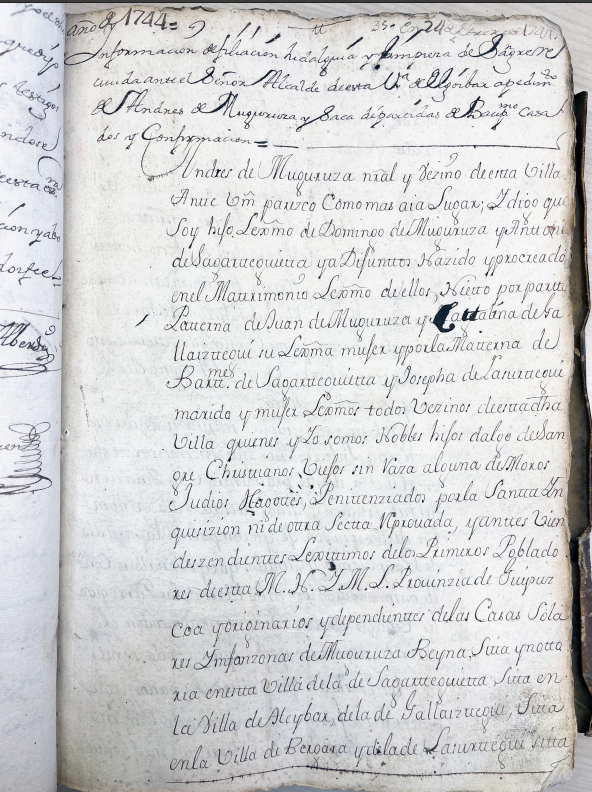
#> input picture handwriting_test.jpg, 592 x 792 px, found by its file name; the run also reads 1 picture not shown here
$ jupyter execute --allow-errors RenAIssance_test.ipynb   (shell and % lines are left out)
#> lines starting #> are read from the running program, lines starting #| are printed output that depends on the picture; after the words box and inside, x2 and y2 are one past the last pixel; in counts of white or black regions, pixels touching at a corner belong together
# GSoC 2026: RenAIssance - Test (Handwritten Text Recognition)

[cell 1]
import torch
from transformers import TrOCRProcessor, VisionEncoderDecoderModel
from PIL import Image
from jiwer import cer, wer

# 1. Load the Processor and Model
#> (the rest of this cell did not finish here and is left out)

[cell 2]
import cv2
import numpy as np
from PIL import Image

def preprocess(image_path):
    # Load in grayscale
#> called with image_path = '/content/handwriting_test.jpg'
    img = cv2.imread(image_path, 0)
#> img: shape (792, 592); min 0, max 250, mean 211

    # Denoising to handle ink-bleed and paper grain
    denoised = cv2.fastNlMeansDenoising(img, None, 10, 7, 21)

    # Adaptive Thresholding (Sauvola-like logic) to pop the ink from the background
    # This is critical for 17th-century faded ink
    processed = cv2.adaptiveThreshold(denoised, 255, cv2.ADAPTIVE_THRESH_GAUSSIAN_C,
                                      cv2.THRESH_BINARY, 11, 2)
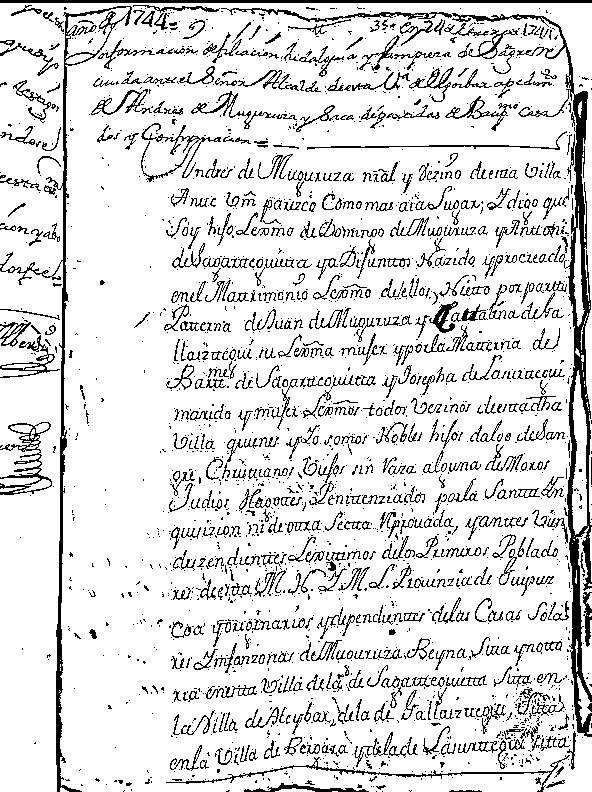
#> processed: shape (792, 592); 86.7% white; black in thin lines or dots

    cv2.imwrite("enhanced_input.jpg", processed)
    return "enhanced_input.jpg"

[cell 3]
def process_manuscript(img_path):
    # Image preprocessing for better contrast (VLM logic)
#> called with img_path = 'enhanced_input.jpg'
    image = Image.open(img_path).convert("RGB")

    # Preprocessing features for the Transformer
    pixel_values = processor(images=image, return_tensors="pt").pixel_values.to(device)

    # Autoregressive generation (The VLM part)
    generated_ids = model.generate(pixel_values)
    generated_text = processor.batch_decode(generated_ids, skip_special_tokens=True)[0]

    return generated_text

# Run pipeline
preprocessed_path = preprocess("/content/handwriting_test.jpg")

image_path = preprocessed_path
#> (the rest of this cell did not finish here and is left out)

[cell 4]
# Word file
ground_truth = """ Elena de aguirre Vesina desta Villa de Oñate madre legitima de maria

Andres de arregui mi Hija legitima y de martin de arregui mi marido resi-

dente muchos años ha enlas yndias conla Venia que a V. m. pido en

falta dela marital y siendome concedida para lo que Dire de yuso pa-

resco ante V. m. por la mejor forma que Hubiere lugar de derecho y

premiso lo necesario acuso criminal mente a santiago de gardeagoitia lan-

daberde, clerigo Presuitero y natural de aRigorriaga en el señorio de Vis-

caya y Haciendo Verdadera relacion de mi querella, es ansi que como es

notorio y por tal alego que Teniendo yo ala dHa mari andres mi hija

doncella en cauillo en mi casa y campania en esta dHa Villa con mucha

onestidad y Recogimiento De Hedad de diez y nueve años poco mas

o menos el dHo acusado siendo estudiante matriculado en esta Uniuer-

sidad y ordenado De orden sacra postponiendo el Temor de Dios y de su

Conciencia y en gran perjuizio de mi onrra y reputacion y dela dHa mi

Hija abra tres años poco mas o menos de baxo de muchos ofrecimi-

entos y palabras la reduxo a su gusto y Voluntad y la hizo per-

der su linpieza y onestidad y sacandola por fuerça y contra mi vo-

luntad delas dHas mis casas la lleuo al dHo Lugar de aRigorria-

ga, donde la Ha tenido siempre y la tiene al presente en lo que

cometiò muy atroces delictos dignos de exemplar punicion y cas-

tigo e yncurrio en muchas penas establecidas por derecho comun-

leies de estos reynos = Por tanto pido y supp.co a V. m. auida Por ver

dadera y notoria esta mi Relacion declare al dHo santiago de gar-

deagoitia por perpetrador de los dHos delictos y le condene y execute

en su persona y bienes las dHas penas y las mayores que en este ca

so lugar Hubiere e ynçidentemente y de su oficio condene al dHo

santiago a que de y pague por docte de la dHa mari andres quinien-

tos ducados los quales y muchos mas tenia y esperaua tener al tpo

que con el se encontro de sus legitimas paterna y materna y de las pi-

as memorias que en esta dHa Villa dexaron martin y bbañes de heind..."""

# Calculate Metrics
#> (the rest of this cell did not finish here and is left out)

[cell 5]
# Testing on different handwritten sources to identify script-specific failure points
test_images = ["/content/handwriting_test.jpg", "/content/handwriting_test_2.jpg", "/content/handwriting_test_3.jpg"]

print("Cross-Source HTR Evaluation:")
for img_path in test_images:
    try:
        enhanced = preprocess(img_path)
        output = process_manuscript(enhanced)
        print(f"\nSource: {img_path.split('/')[-1]}")
        print(f"Output: {output if output else '[No Text Detected]'}")
    except Exception as e:
        print(f"Error processing {img_path}: {e}")
#> pass 2 of the loop `for img_path in test_images:`:
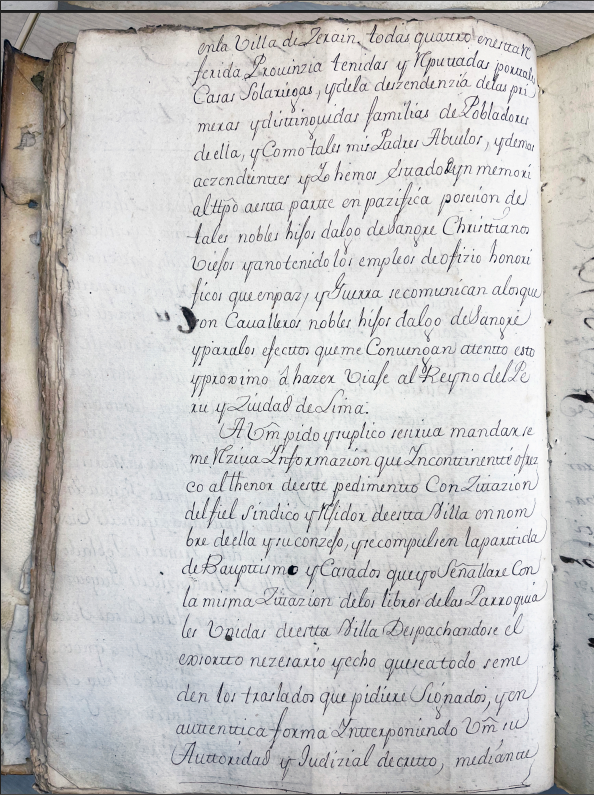
#> input picture handwriting_test_2.jpg, 594 x 795 px, found by its file name
#> img: shape (795, 594)
#> denoised: shape (795, 594)
#> in preprocess (call 3), `processed = cv2.adaptiveThreshold(denoised, 255, cv2.ADAPTIVE_THRESH_G..`:
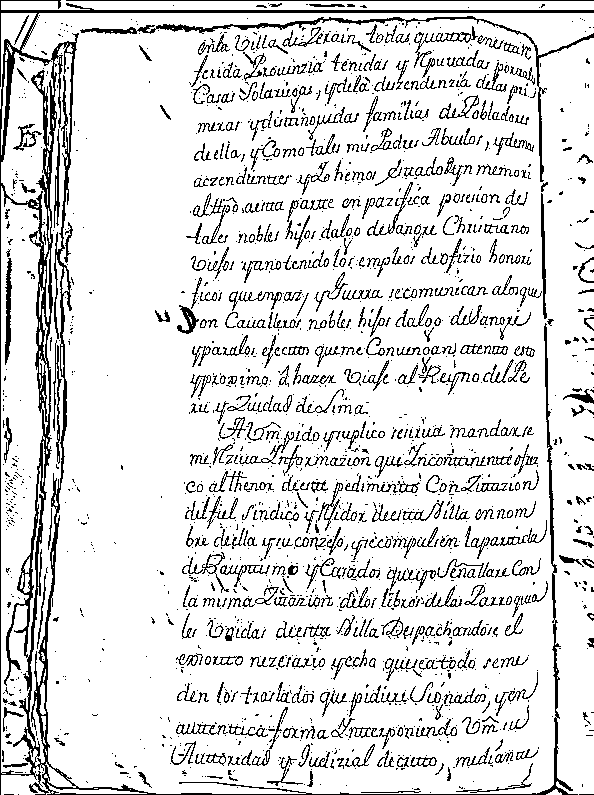
#> processed: shape (795, 594); 87% white; black in thin lines or dots
#> image: PIL image 594x795 RGB
#> pass 3 of the loop `for img_path in test_images:`:
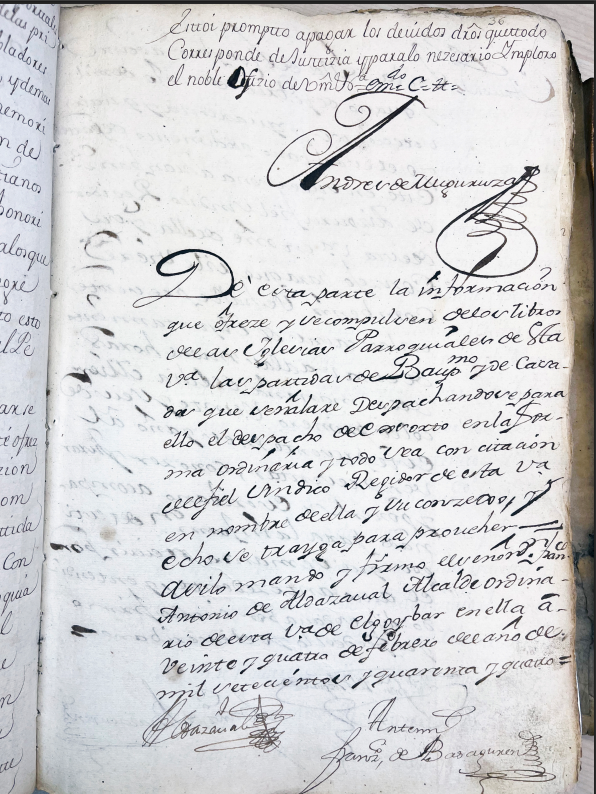
#> input picture handwriting_test_3.jpg, 596 x 794 px, found by its file name
#> img: shape (794, 596)
#> denoised: shape (794, 596)
#> in preprocess (call 4), `processed = cv2.adaptiveThreshold(denoised, 255, cv2.ADAPTIVE_THRESH_G..`:
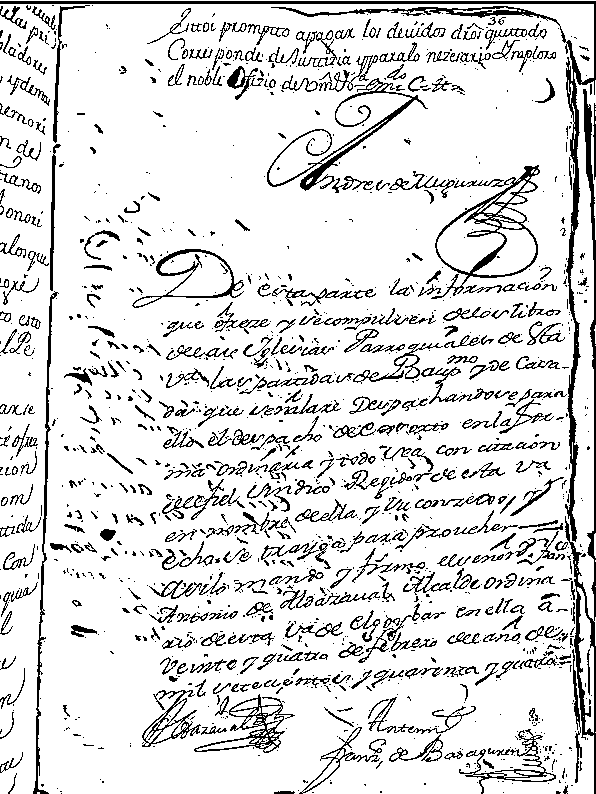
#> processed: shape (794, 596); 87.1% white; black in thin lines or dots
#> image: PIL image 596x794 RGB

[cell 6]
import matplotlib.pyplot as plt

def plot_layout_logic(image_path):
    # Using horizontal projection to identify main text blocks vs marginalia
#> called with image_path = '/content/handwriting_test_2.jpg'
    img = cv2.imread(image_path, 0)
    binary = cv2.threshold(img, 0, 255, cv2.THRESH_BINARY_INV + cv2.THRESH_OTSU)[1]
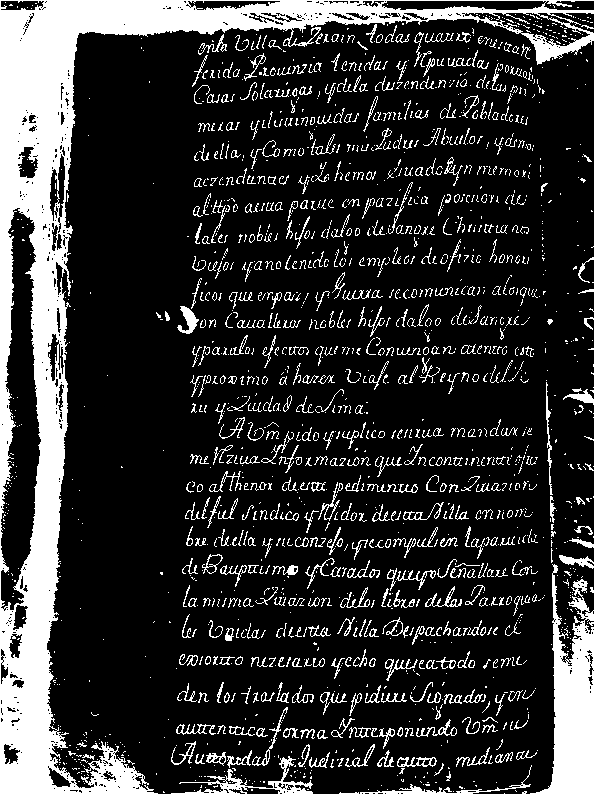
#> binary: shape (795, 594); 19.3% white; 1759 white regions (1231 under 20 px), largest, box (x1, y1, x2, y2) and area: (0, 0, 594, 795) 59998, (177, 306, 199, 334) 285, (546, 382, 553, 495) 230

    # Summing pixels horizontally
    hp_profile = np.sum(binary, axis=1)
#> hp_profile = 795 values, max 151470 at index 0, min 7905 at index 493, mean 29162.7

    plt.figure(figsize=(12, 4))
    plt.plot(hp_profile, color='navy')
    plt.fill_between(range(len(hp_profile)), hp_profile, color='skyblue', alpha=0.4)
    plt.title("Document Layout Density: Identifying Main Text Regions")
    plt.xlabel("Row Index (Pixel Height)")
    plt.ylabel("Text Pixel Density")
    plt.show()
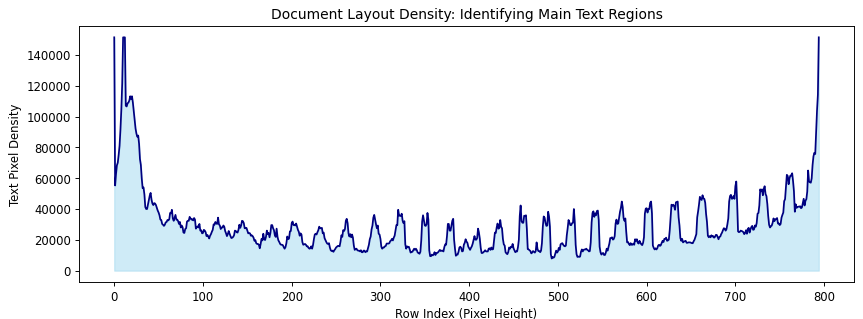
#> figure drawn by matplotlib, 1 panel; curve peaks at x = 0, y = 151470

print("Analyzing Document Structure for Marginalia Filtering...")
plot_layout_logic("/content/handwriting_test_2.jpg")
